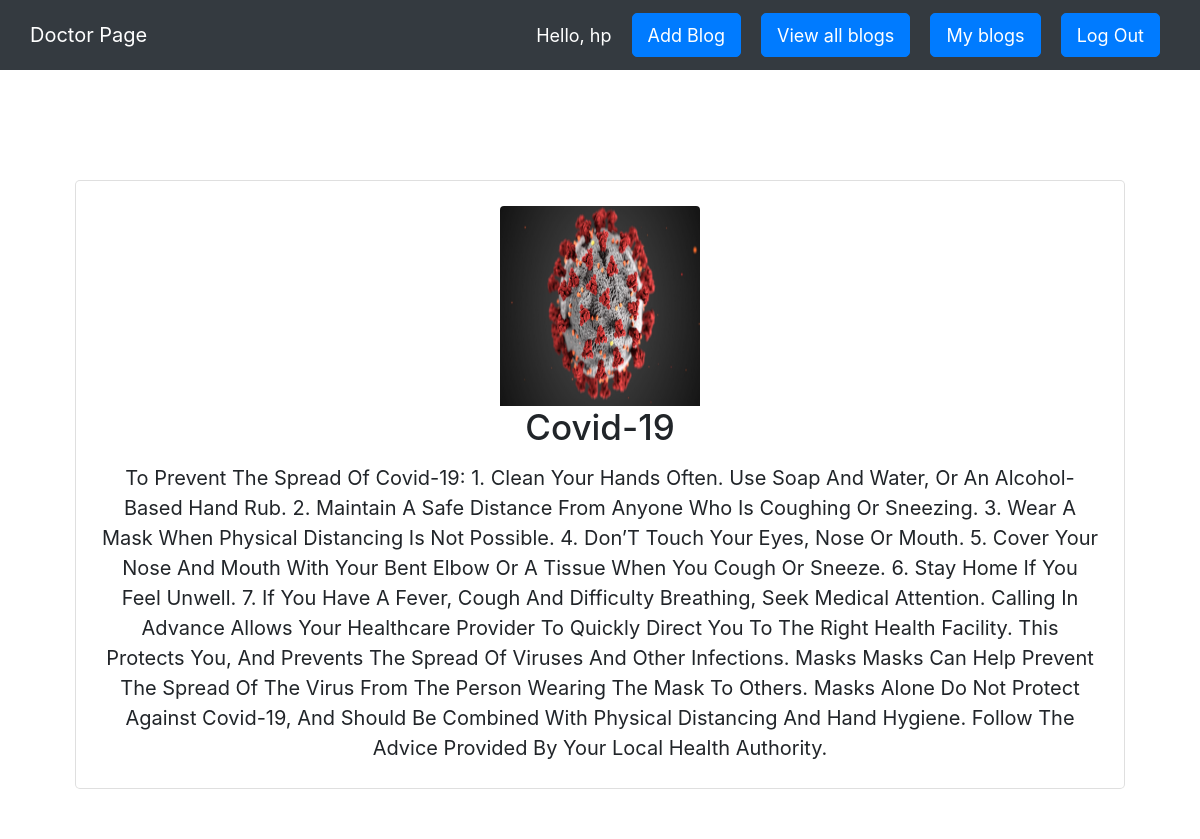
The app's page /full_blog/11/ (signed in) with its own data.
### hospital/models.py (models this page shows, shortened)
class Blog(models.Model):
    Categories = (
        ('Mental Health', 'Mental Health'),
        ('Heart Disease', 'Heart Disease'),
        ('COVID-19', 'COVID-19'),
        ('Immunization', 'Immunization'),
    )
    title = models.CharField(max_length=50, null=False)
    category = models.CharField(max_length=200, null=False, choices=Categories)
    summary = models.CharField(max_length=200, null=False)
    content = models.CharField(max_length=2000, null=False)
    user = models.ForeignKey(User, on_delete=models.CASCADE, null=False)
    image = models.ImageField(null=True, blank=True)
    img = models.ImageField(null=True, blank=True)
    class Meta:
        verbose_name_plural = "Blogs"

### hospital/views.py (the view)
# urls.py: path('full_blog/<str:pk>/', views.fullBlog, name='full_blog'),
def fullBlog(request, pk):
    blogs = Blog.objects.get(id=pk)
    context = {'blogs': blogs, }
    return render(request, 'full_blog.html', context)

### hospital/templates/full_blog.html (shortened to what this page needs)
{% extends 'main.html' %}
{% block content %}
<BR><BR>
<div class="row">
  <div class="col">
    <div class="card text-center">
      <div class="card-body">
        <img class="card-img-top" id="image" src="{{blogs.image.url}}" alt="Card image cap">
        <h3 class="card-title">{{blogs.title|title}}</h3>
          <p class="card-text">{{blogs.content |title}}</p>
      </div>
    </div>
  </div>
</div>
{% endblock %}

### hospital/templates/main.html (shortened to what this page needs)
<!DOCTYPE html>
<html lang="en">
<head>
    <link rel="stylesheet" href="https://maxcdn.bootstrapcdn.com/bootstrap/4.0.0/css/bootstrap.min.css">
    <link rel="stylesheet" type="text/css" href="#">
</head>
<body>
<link rel="stylesheet" type="text/css" href="#">
<nav class="navbar navbar-expand-lg navbar-dark bg-dark ">
  <div class="collapse navbar-collapse" id="navbarNav">
    <ul class="navbar-nav">
      {% if request.user.is_staff %}
      <li class="nav-item" style = 'margin-right : 10px;'>
        <a class="nav-link active" href="#">Doctor Page</a>
      </li>
        {% else %}
        <li class="nav-item" style = 'margin-right : 10px;'>
        <a class="nav-link active" href="{% url 'home' %}">Patient Page</a>
      </li>
      {% endif %}
    </ul>
  </div>
  <span id="hello-msg">Hello, {{request.user}}</span>
  {% if user.is_staff %}
  <span><a id="hello-msg" class="btn btn-primary" href="{% url 'add_blog' %}">Add Blog</a></span>
  <span><a id="hello-msg" class="btn btn-primary" href="{% url 'view_blog' %}">View all blogs</a></span>
  <span><a id="hello-msg" class="btn btn-primary" href="{% url 'my_blog' %}">My blogs</a></span>
  {% endif %}
  <span><a id="hello-msg" class="btn btn-primary" href="{% url 'logout' %}">Log Out</a></span>
</nav>
{% block content %}
{% endblock content %}
</body>
</html>

### hospital/templates/main.html (style rules this page uses)
* { font-size : 20px; }
#hello-msg { font-size : 18px; color : #fff; margin-right : 20px; }

### hospital/templates/full_blog.html (style rules this page uses)
.row { padding: 30px; margin : 0 10px 0 10px; background-color: #fff; }
.card { margin : 20px; }
#image { max-width : 200px; height : 200px; margin : 0 auto; }

### records on screen
Blog: image (picture), title "Covid-19", content "To Prevent The Spread Of Covid-19: 1. Clean Your Hands Often. Use Soap And Water, Or An Alcohol-Based Hand Rub. 2. Maintain A Safe Distance From Anyone Who Is Coughing Or Sneezing. 3. Wear A Mask When Physical Distancing Is Not Possible. 4. Don’T Touch Your Eyes, Nose Or Mouth. 5. Cover Your Nose And Mouth With Your Bent Elbow Or A Tissue When You Cough Or Sneeze. 6. Stay Home If You Feel Unwell. 7. If You Have A Fever, Cough And Difficulty Breathing, Seek Medical Attention. Calling In Advance Allows Your Healthcare Provider To Quickly Direct You To The Right Health Facility. This Protects You, And Prevents The Spread Of Viruses And Other Infections. Masks Masks Can Help Prevent The Spread…"

### other values on screen
{{ request.user }} "hp"
